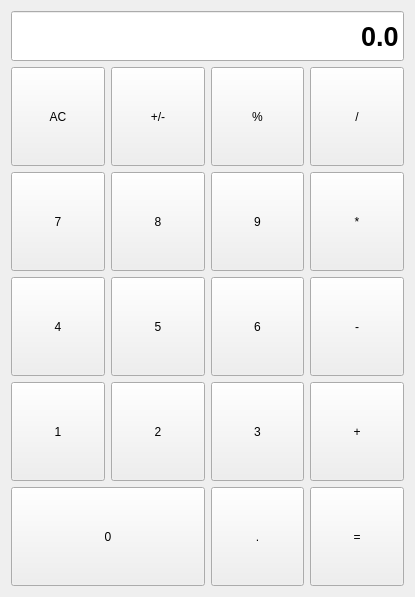
<?xml version="1.0" encoding="UTF-8"?>
<ui version="4.0">
 <class>Form</class>
 <widget class="QWidget" name="Form">
  <property name="geometry">
   <rect>
    <x>0</x>
    <y>0</y>
    <width>415</width>
    <height>597</height>
   </rect>
  </property>
  <property name="windowTitle">
   <string>Form</string>
  </property>
  <property name="styleSheet">
   <string notr="true"/>
  </property>
  <layout class="QGridLayout" name="gridLayout">
   <item row="0" column="0" colspan="4">
    <widget class="QLineEdit" name="lineEdit">
     <property name="minimumSize">
      <size>
       <width>0</width>
       <height>50</height>
      </size>
     </property>
     <property name="font">
      <font>
       <pointsize>20</pointsize>
       <weight>75</weight>
       <bold>true</bold>
      </font>
     </property>
     <property name="text">
      <string>0.0</string>
     </property>
     <property name="alignment">
      <set>Qt::AlignRight|Qt::AlignTrailing|Qt::AlignVCenter</set>
     </property>
     <property name="readOnly">
      <bool>true</bool>
     </property>
    </widget>
   </item>
   <item row="1" column="0">
    <widget class="CaculatorBtn" name="pushButton">
     <property name="sizePolicy">
      <sizepolicy hsizetype="Minimum" vsizetype="Expanding">
       <horstretch>0</horstretch>
       <verstretch>0</verstretch>
      </sizepolicy>
     </property>
     <property name="text">
      <string>AC</string>
     </property>
     <property name="checkable">
      <bool>true</bool>
     </property>
     <property name="autoExclusive">
      <bool>true</bool>
     </property>
     <property name="bg" stdset="0">
      <string>lightgray</string>
     </property>
     <property name="role" stdset="0">
      <string>clear</string>
     </property>
    </widget>
   </item>
   <item row="1" column="1">
    <widget class="CaculatorBtn" name="pushButton_2">
     <property name="sizePolicy">
      <sizepolicy hsizetype="Minimum" vsizetype="Expanding">
       <horstretch>0</horstretch>
       <verstretch>0</verstretch>
      </sizepolicy>
     </property>
     <property name="text">
      <string>+/-</string>
     </property>
     <property name="checkable">
      <bool>true</bool>
     </property>
     <property name="autoExclusive">
      <bool>true</bool>
     </property>
     <property name="bg" stdset="0">
      <string>lightgray</string>
     </property>
     <property name="role" stdset="0">
      <string>num</string>
     </property>
    </widget>
   </item>
   <item row="1" column="2">
    <widget class="CaculatorBtn" name="pushButton_3">
     <property name="sizePolicy">
      <sizepolicy hsizetype="Minimum" vsizetype="Expanding">
       <horstretch>0</horstretch>
       <verstretch>0</verstretch>
      </sizepolicy>
     </property>
     <property name="text">
      <string>%</string>
     </property>
     <property name="checkable">
      <bool>true</bool>
     </property>
     <property name="autoExclusive">
      <bool>true</bool>
     </property>
     <property name="bg" stdset="0">
      <string>lightgray</string>
     </property>
     <property name="role" stdset="0">
      <string>num</string>
     </property>
    </widget>
   </item>
   <item row="1" column="3">
    <widget class="CaculatorBtn" name="pushButton_4">
     <property name="sizePolicy">
      <sizepolicy hsizetype="Minimum" vsizetype="Expanding">
       <horstretch>0</horstretch>
       <verstretch>0</verstretch>
      </sizepolicy>
     </property>
     <property name="text">
      <string>/</string>
     </property>
     <property name="checkable">
      <bool>true</bool>
     </property>
     <property name="autoExclusive">
      <bool>true</bool>
     </property>
     <property name="bg" stdset="0">
      <string>orange</string>
     </property>
     <property name="role" stdset="0">
      <string>operator</string>
     </property>
    </widget>
   </item>
   <item row="2" column="0">
    <widget class="CaculatorBtn" name="pushButton_5">
     <property name="sizePolicy">
      <sizepolicy hsizetype="Minimum" vsizetype="Expanding">
       <horstretch>0</horstretch>
       <verstretch>0</verstretch>
      </sizepolicy>
     </property>
     <property name="text">
      <string>7</string>
     </property>
     <property name="checkable">
      <bool>true</bool>
     </property>
     <property name="autoExclusive">
      <bool>true</bool>
     </property>
     <property name="bg" stdset="0">
      <string>gray</string>
     </property>
     <property name="role" stdset="0">
      <string>num</string>
     </property>
    </widget>
   </item>
   <item row="2" column="1">
    <widget class="CaculatorBtn" name="pushButton_6">
     <property name="sizePolicy">
      <sizepolicy hsizetype="Minimum" vsizetype="Expanding">
       <horstretch>0</horstretch>
       <verstretch>0</verstretch>
      </sizepolicy>
     </property>
     <property name="text">
      <string>8</string>
     </property>
     <property name="checkable">
      <bool>true</bool>
     </property>
     <property name="autoExclusive">
      <bool>true</bool>
     </property>
     <property name="bg" stdset="0">
      <string>gray</string>
     </property>
     <property name="role" stdset="0">
      <string>num</string>
     </property>
    </widget>
   </item>
   <item row="2" column="2">
    <widget class="CaculatorBtn" name="pushButton_7">
     <property name="sizePolicy">
      <sizepolicy hsizetype="Minimum" vsizetype="Expanding">
       <horstretch>0</horstretch>
       <verstretch>0</verstretch>
      </sizepolicy>
     </property>
     <property name="text">
      <string>9</string>
     </property>
     <property name="checkable">
      <bool>true</bool>
     </property>
     <property name="autoExclusive">
      <bool>true</bool>
     </property>
     <property name="bg" stdset="0">
      <string>gray</string>
     </property>
     <property name="role" stdset="0">
      <string>num</string>
     </property>
    </widget>
   </item>
   <item row="2" column="3">
    <widget class="CaculatorBtn" name="pushButton_8">
     <property name="sizePolicy">
      <sizepolicy hsizetype="Minimum" vsizetype="Expanding">
       <horstretch>0</horstretch>
       <verstretch>0</verstretch>
      </sizepolicy>
     </property>
     <property name="text">
      <string>*</string>
     </property>
     <property name="checkable">
      <bool>true</bool>
     </property>
     <property name="autoExclusive">
      <bool>true</bool>
     </property>
     <property name="bg" stdset="0">
      <string>orange</string>
     </property>
     <property name="role" stdset="0">
      <string>operator</string>
     </property>
    </widget>
   </item>
   <item row="3" column="0">
    <widget class="CaculatorBtn" name="pushButton_9">
     <property name="sizePolicy">
      <sizepolicy hsizetype="Minimum" vsizetype="Expanding">
       <horstretch>0</horstretch>
       <verstretch>0</verstretch>
      </sizepolicy>
     </property>
     <property name="text">
      <string>4</string>
     </property>
     <property name="checkable">
      <bool>true</bool>
     </property>
     <property name="autoExclusive">
      <bool>true</bool>
     </property>
     <property name="bg" stdset="0">
      <string>gray</string>
     </property>
     <property name="role" stdset="0">
      <string>num</string>
     </property>
    </widget>
   </item>
   <item row="3" column="1">
    <widget class="CaculatorBtn" name="pushButton_10">
     <property name="sizePolicy">
      <sizepolicy hsizetype="Minimum" vsizetype="Expanding">
       <horstretch>0</horstretch>
       <verstretch>0</verstretch>
      </sizepolicy>
     </property>
     <property name="text">
      <string>5</string>
     </property>
     <property name="checkable">
      <bool>true</bool>
     </property>
     <property name="autoExclusive">
      <bool>true</bool>
     </property>
     <property name="bg" stdset="0">
      <string>gray</string>
     </property>
     <property name="role" stdset="0">
      <string>num</string>
     </property>
    </widget>
   </item>
   <item row="3" column="2">
    <widget class="CaculatorBtn" name="pushButton_11">
     <property name="sizePolicy">
      <sizepolicy hsizetype="Minimum" vsizetype="Expanding">
       <horstretch>0</horstretch>
       <verstretch>0</verstretch>
      </sizepolicy>
     </property>
     <property name="text">
      <string>6</string>
     </property>
     <property name="checkable">
      <bool>true</bool>
     </property>
     <property name="autoExclusive">
      <bool>true</bool>
     </property>
     <property name="bg" stdset="0">
      <string>gray</string>
     </property>
     <property name="role" stdset="0">
      <string>num</string>
     </property>
    </widget>
   </item>
   <item row="3" column="3">
    <widget class="CaculatorBtn" name="pushButton_12">
     <property name="sizePolicy">
      <sizepolicy hsizetype="Minimum" vsizetype="Expanding">
       <horstretch>0</horstretch>
       <verstretch>0</verstretch>
      </sizepolicy>
     </property>
     <property name="text">
      <string>-</string>
     </property>
     <property name="checkable">
      <bool>true</bool>
     </property>
     <property name="autoExclusive">
      <bool>true</bool>
     </property>
     <property name="bg" stdset="0">
      <string>orange</string>
     </property>
     <property name="role" stdset="0">
      <string>operator</string>
     </property>
    </widget>
   </item>
   <item row="4" column="0">
    <widget class="CaculatorBtn" name="pushButton_13">
     <property name="sizePolicy">
      <sizepolicy hsizetype="Minimum" vsizetype="Expanding">
       <horstretch>0</horstretch>
       <verstretch>0</verstretch>
      </sizepolicy>
     </property>
     <property name="text">
      <string>1</string>
     </property>
     <property name="checkable">
      <bool>true</bool>
     </property>
     <property name="autoExclusive">
      <bool>true</bool>
     </property>
     <property name="bg" stdset="0">
      <string>gray</string>
     </property>
     <property name="role" stdset="0">
      <string>num</string>
     </property>
    </widget>
   </item>
   <item row="4" column="1">
    <widget class="CaculatorBtn" name="pushButton_14">
     <property name="sizePolicy">
      <sizepolicy hsizetype="Minimum" vsizetype="Expanding">
       <horstretch>0</horstretch>
       <verstretch>0</verstretch>
      </sizepolicy>
     </property>
     <property name="text">
      <string>2</string>
     </property>
     <property name="checkable">
      <bool>true</bool>
     </property>
     <property name="autoExclusive">
      <bool>true</bool>
     </property>
     <property name="bg" stdset="0">
      <string>gray</string>
     </property>
     <property name="role" stdset="0">
      <string>num</string>
     </property>
    </widget>
   </item>
   <item row="4" column="2">
    <widget class="CaculatorBtn" name="pushButton_15">
     <property name="sizePolicy">
      <sizepolicy hsizetype="Minimum" vsizetype="Expanding">
       <horstretch>0</horstretch>
       <verstretch>0</verstretch>
      </sizepolicy>
     </property>
     <property name="text">
      <string>3</string>
     </property>
     <property name="checkable">
      <bool>true</bool>
     </property>
     <property name="autoExclusive">
      <bool>true</bool>
     </property>
     <property name="bg" stdset="0">
      <string>gray</string>
     </property>
     <property name="role" stdset="0">
      <string>num</string>
     </property>
    </widget>
   </item>
   <item row="4" column="3">
    <widget class="CaculatorBtn" name="pushButton_16">
     <property name="sizePolicy">
      <sizepolicy hsizetype="Minimum" vsizetype="Expanding">
       <horstretch>0</horstretch>
       <verstretch>0</verstretch>
      </sizepolicy>
     </property>
     <property name="text">
      <string>+</string>
     </property>
     <property name="checkable">
      <bool>true</bool>
     </property>
     <property name="autoExclusive">
      <bool>true</bool>
     </property>
     <property name="bg" stdset="0">
      <string>orange</string>
     </property>
     <property name="role" stdset="0">
      <string>operator</string>
     </property>
    </widget>
   </item>
   <item row="5" column="0" colspan="2">
    <widget class="CaculatorBtn" name="pushButton_17">
     <property name="sizePolicy">
      <sizepolicy hsizetype="Minimum" vsizetype="Expanding">
       <horstretch>0</horstretch>
       <verstretch>0</verstretch>
      </sizepolicy>
     </property>
     <property name="text">
      <string>0</string>
     </property>
     <property name="checkable">
      <bool>true</bool>
     </property>
     <property name="autoExclusive">
      <bool>true</bool>
     </property>
     <property name="bg" stdset="0">
      <string>gray</string>
     </property>
     <property name="role" stdset="0">
      <string>num</string>
     </property>
    </widget>
   </item>
   <item row="5" column="2">
    <widget class="CaculatorBtn" name="pushButton_19">
     <property name="sizePolicy">
      <sizepolicy hsizetype="Minimum" vsizetype="Expanding">
       <horstretch>0</horstretch>
       <verstretch>0</verstretch>
      </sizepolicy>
     </property>
     <property name="text">
      <string>.</string>
     </property>
     <property name="checkable">
      <bool>true</bool>
     </property>
     <property name="autoExclusive">
      <bool>true</bool>
     </property>
     <property name="bg" stdset="0">
      <string>gray</string>
     </property>
     <property name="role" stdset="0">
      <string>num</string>
     </property>
    </widget>
   </item>
   <item row="5" column="3">
    <widget class="CaculatorBtn" name="pushButton_20">
     <property name="sizePolicy">
      <sizepolicy hsizetype="Minimum" vsizetype="Expanding">
       <horstretch>0</horstretch>
       <verstretch>0</verstretch>
      </sizepolicy>
     </property>
     <property name="text">
      <string>=</string>
     </property>
     <property name="checkable">
      <bool>true</bool>
     </property>
     <property name="autoExclusive">
      <bool>true</bool>
     </property>
     <property name="bg" stdset="0">
      <string>equal</string>
     </property>
     <property name="role" stdset="0">
      <string>caculate</string>
     </property>
    </widget>
   </item>
  </layout>
 </widget>
 <customwidgets>
  <customwidget>
   <class>CaculatorBtn</class>
   <extends>QPushButton</extends>
   <header>Caculator_Btn</header>
   <slots>
    <signal>key_pressed()</signal>
   </slots>
  </customwidget>
 </customwidgets>
 <resources/>
 <connections>
  <connection>
   <sender>pushButton</sender>
   <signal>key_pressed()</signal>
   <receiver>Form</receiver>
   <slot>get_key()</slot>
   <hints>
    <hint type="sourcelabel">
     <x>57</x>
     <y>124</y>
    </hint>
    <hint type="destinationlabel">
     <x>-102</x>
     <y>128</y>
    </hint>
   </hints>
  </connection>
  <connection>
   <sender>pushButton_2</sender>
   <signal>key_pressed()</signal>
   <receiver>Form</receiver>
   <slot>get_key()</slot>
   <hints>
    <hint type="sourcelabel">
     <x>147</x>
     <y>117</y>
    </hint>
    <hint type="destinationlabel">
     <x>-134</x>
     <y>167</y>
    </hint>
   </hints>
  </connection>
  <connection>
   <sender>pushButton_3</sender>
   <signal>key_pressed()</signal>
   <receiver>Form</receiver>
   <slot>get_key()</slot>
   <hints>
    <hint type="sourcelabel">
     <x>258</x>
     <y>120</y>
    </hint>
    <hint type="destinationlabel">
     <x>522</x>
     <y>114</y>
    </hint>
   </hints>
  </connection>
  <connection>
   <sender>pushButton_4</sender>
   <signal>key_pressed()</signal>
   <receiver>Form</receiver>
   <slot>get_key()</slot>
   <hints>
    <hint type="sourcelabel">
     <x>371</x>
     <y>127</y>
    </hint>
    <hint type="destinationlabel">
     <x>532</x>
     <y>124</y>
    </hint>
   </hints>
  </connection>
  <connection>
   <sender>pushButton_8</sender>
   <signal>key_pressed()</signal>
   <receiver>Form</receiver>
   <slot>get_key()</slot>
   <hints>
    <hint type="sourcelabel">
     <x>379</x>
     <y>231</y>
    </hint>
    <hint type="destinationlabel">
     <x>553</x>
     <y>228</y>
    </hint>
   </hints>
  </connection>
  <connection>
   <sender>pushButton_12</sender>
   <signal>key_pressed()</signal>
   <receiver>Form</receiver>
   <slot>get_key()</slot>
   <hints>
    <hint type="sourcelabel">
     <x>361</x>
     <y>335</y>
    </hint>
    <hint type="destinationlabel">
     <x>490</x>
     <y>322</y>
    </hint>
   </hints>
  </connection>
  <connection>
   <sender>pushButton_16</sender>
   <signal>key_pressed()</signal>
   <receiver>Form</receiver>
   <slot>get_key()</slot>
   <hints>
    <hint type="sourcelabel">
     <x>349</x>
     <y>426</y>
    </hint>
    <hint type="destinationlabel">
     <x>548</x>
     <y>400</y>
    </hint>
   </hints>
  </connection>
  <connection>
   <sender>pushButton_20</sender>
   <signal>key_pressed()</signal>
   <receiver>Form</receiver>
   <slot>get_key()</slot>
   <hints>
    <hint type="sourcelabel">
     <x>343</x>
     <y>550</y>
    </hint>
    <hint type="destinationlabel">
     <x>522</x>
     <y>537</y>
    </hint>
   </hints>
  </connection>
  <connection>
   <sender>pushButton_19</sender>
   <signal>key_pressed()</signal>
   <receiver>Form</receiver>
   <slot>get_key()</slot>
   <hints>
    <hint type="sourcelabel">
     <x>253</x>
     <y>524</y>
    </hint>
    <hint type="destinationlabel">
     <x>253</x>
     <y>659</y>
    </hint>
   </hints>
  </connection>
  <connection>
   <sender>pushButton_15</sender>
   <signal>key_pressed()</signal>
   <receiver>Form</receiver>
   <slot>get_key()</slot>
   <hints>
    <hint type="sourcelabel">
     <x>259</x>
     <y>439</y>
    </hint>
    <hint type="destinationlabel">
     <x>490</x>
     <y>433</y>
    </hint>
   </hints>
  </connection>
  <connection>
   <sender>pushButton_11</sender>
   <signal>key_pressed()</signal>
   <receiver>Form</receiver>
   <slot>get_key()</slot>
   <hints>
    <hint type="sourcelabel">
     <x>251</x>
     <y>331</y>
    </hint>
    <hint type="destinationlabel">
     <x>467</x>
     <y>331</y>
    </hint>
   </hints>
  </connection>
  <connection>
   <sender>pushButton_7</sender>
   <signal>key_pressed()</signal>
   <receiver>Form</receiver>
   <slot>get_key()</slot>
   <hints>
    <hint type="sourcelabel">
     <x>258</x>
     <y>226</y>
    </hint>
    <hint type="destinationlabel">
     <x>475</x>
     <y>224</y>
    </hint>
   </hints>
  </connection>
  <connection>
   <sender>pushButton_5</sender>
   <signal>key_pressed()</signal>
   <receiver>Form</receiver>
   <slot>get_key()</slot>
   <hints>
    <hint type="sourcelabel">
     <x>66</x>
     <y>227</y>
    </hint>
    <hint type="destinationlabel">
     <x>-71</x>
     <y>233</y>
    </hint>
   </hints>
  </connection>
  <connection>
   <sender>pushButton_6</sender>
   <signal>key_pressed()</signal>
   <receiver>Form</receiver>
   <slot>get_key()</slot>
   <hints>
    <hint type="sourcelabel">
     <x>170</x>
     <y>224</y>
    </hint>
    <hint type="destinationlabel">
     <x>-23</x>
     <y>191</y>
    </hint>
   </hints>
  </connection>
  <connection>
   <sender>pushButton_9</sender>
   <signal>key_pressed()</signal>
   <receiver>Form</receiver>
   <slot>get_key()</slot>
   <hints>
    <hint type="sourcelabel">
     <x>60</x>
     <y>343</y>
    </hint>
    <hint type="destinationlabel">
     <x>-62</x>
     <y>343</y>
    </hint>
   </hints>
  </connection>
  <connection>
   <sender>pushButton_10</sender>
   <signal>key_pressed()</signal>
   <receiver>Form</receiver>
   <slot>get_key()</slot>
   <hints>
    <hint type="sourcelabel">
     <x>145</x>
     <y>309</y>
    </hint>
    <hint type="destinationlabel">
     <x>-68</x>
     <y>307</y>
    </hint>
   </hints>
  </connection>
  <connection>
   <sender>pushButton_13</sender>
   <signal>key_pressed()</signal>
   <receiver>Form</receiver>
   <slot>get_key()</slot>
   <hints>
    <hint type="sourcelabel">
     <x>84</x>
     <y>421</y>
    </hint>
    <hint type="destinationlabel">
     <x>-75</x>
     <y>425</y>
    </hint>
   </hints>
  </connection>
  <connection>
   <sender>pushButton_14</sender>
   <signal>key_pressed()</signal>
   <receiver>Form</receiver>
   <slot>get_key()</slot>
   <hints>
    <hint type="sourcelabel">
     <x>141</x>
     <y>445</y>
    </hint>
    <hint type="destinationlabel">
     <x>-92</x>
     <y>472</y>
    </hint>
   </hints>
  </connection>
  <connection>
   <sender>pushButton_17</sender>
   <signal>key_pressed()</signal>
   <receiver>Form</receiver>
   <slot>get_key()</slot>
   <hints>
    <hint type="sourcelabel">
     <x>102</x>
     <y>553</y>
    </hint>
    <hint type="destinationlabel">
     <x>-68</x>
     <y>549</y>
    </hint>
   </hints>
  </connection>
 </connections>
 <slots>
  <slot>get_key()</slot>
 </slots>
</ui>
